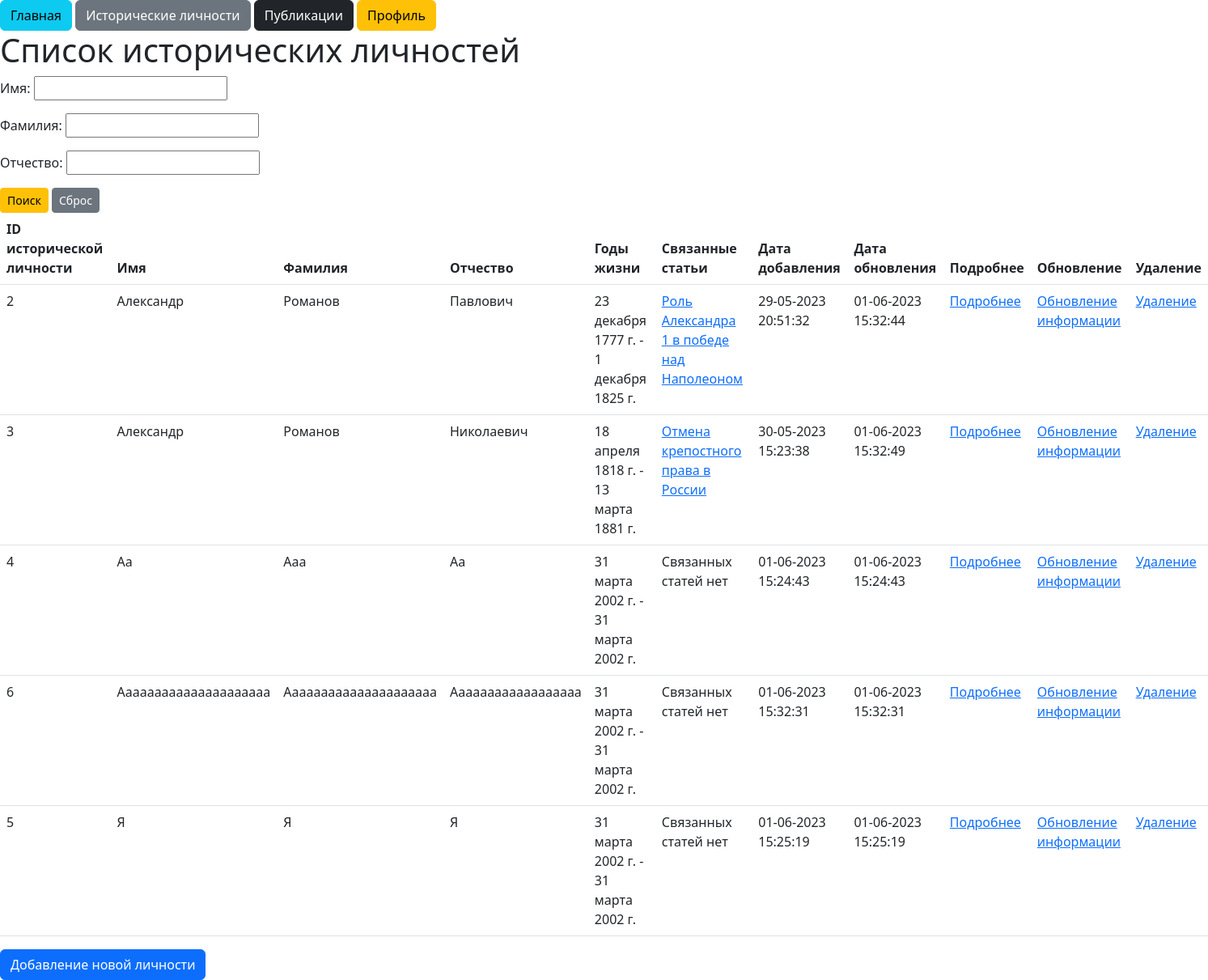
The page /persons/ (signed in) on the database its author committed.
### core/models.py (models this page shows, shortened)
class Person(models.Model):
    surname = models.CharField(max_length=255, verbose_name='Фамилия', )
    name = models.CharField(max_length=255, verbose_name='Имя', )
    patronymic = models.CharField(max_length=255, verbose_name='Отчество', blank=True, )
    birthday = models.DateField(verbose_name='Дата рождения', null=True, )
    deathday = models.DateField(verbose_name='Дата смерти', blank=True, null=True)
    photo = models.ImageField(upload_to='photos/%Y/%m/%d/', verbose_name='Фотография личности', blank=True, )
    bio = models.TextField(verbose_name='Текст публикации', blank=True, )
    time_publish = models.DateTimeField(auto_now_add=True, verbose_name='Дата публикации', null=True, )
    time_update = models.DateTimeField(auto_now=True, verbose_name='Дата обновления', null=True, )
    class Meta:
        ordering = ["surname"]
        verbose_name = "Историческая личность"

class Publication(models.Model):
    title = models.CharField(max_length=255, verbose_name='Название публикации')
    content = models.TextField(verbose_name='Текст публикации', )
    theme = models.ForeignKey(Themes, on_delete=models.PROTECT, verbose_name='Тема публикации',
                              related_name='publication', )
    category = models.ForeignKey(Categories, on_delete=models.PROTECT, verbose_name='Категория публикации',
                                 related_name='publication', )
    person = models.ManyToManyField(Person, verbose_name='Связанные личности',
                                    related_name='publication', )
    year_start = models.DateField(verbose_name='Дата начала события или первого появления вещи', )
    year_end = models.DateField(verbose_name='Дата окончания события', )
    time_publish = models.DateTimeField(auto_now_add=True, verbose_name='Дата публикации', )
    time_update = models.DateTimeField(auto_now=True, verbose_name='Дата обновления', )
    photo = models.ImageField(upload_to='photos/%Y/%m/%d/', verbose_name='Фото события или вещи', blank=True, )
    is_published = models.BooleanField(default=True, )
    def __str__(self):
        return f"{self.title}"
    class Meta:
        ordering = ["-time_publish"]
        verbose_name = "Публикация"

### core/views.py (the view)
# urls.py: path('persons/', views.PersonList.as_view(), name='persons'),
class PersonList(TitleMixin, ListView):
    model = models.Person
    template_name = 'core/person_list.html'
    context_object_name = 'persons'
    title = 'Список личностей'
    def get_filters(self):
        return filters.PersonSearch(self.request.GET)
    def get_queryset(self):
        return self.get_filters().qs
    def get_context_data(self, **kwargs):
        context = super().get_context_data(**kwargs)
        context['filter'] = self.get_filters()
        return context

### core/datatools/index.py (called while the page is built)
    def get_title(self):
        return self.title

    def get_context_data(self, **kwargs):
        context = super().get_context_data(**kwargs)
        context["title"] = self.get_title()
        return context

### core/templates/core/person_list.html (shortened to what this page needs)
{% extends 'core/base.html' %}
{% block content %}
    {% if request.user.is_authenticated %}
        <h1>Список исторических личностей</h1>
        <form method="GET">
            {{ filter.form.as_p }}
            <button class="btn btn-warning btn-sm" type="submit" role="button">Поиск</button>
            <a class="btn btn-secondary btn-sm" href="{% url 'core:persons' %}" role="button">Сброс</a>
        </form>
        <table class="table">
            <thead>
            <tr>
                {% if request.user.is_superuser %}
                    <th scope="col">ID исторической личности</th>
                {% endif %}
                <th scope="col">Имя</th>
                <th scope="col">Фамилия</th>
                <th scope="col">Отчество</th>
                <th scope="col">Годы жизни</th>
                <th scope="col">Связанные статьи</th>
                <th scope="col">Дата добавления</th>
                <th scope="col">Дата обновления</th>
                <th scope="col">Подробнее</th>
                {% if request.user.is_superuser %}
                    <th scope="col">Обновление</th>
                    <th scope="col">Удаление</th>
                {% endif %}
            </tr>
            </thead>
            {% for person in persons %}
                <tbody>
                <tr>
                    {% if request.user.is_superuser %}
                        <td>{{ person.pk }}</td>
                    {% endif %}
                    <td>{{ person.name.title }}</td>
                    <td>{{ person.surname.title }}</td>
                    <td>{{ person.patronymic.title }}</td>
                    <td>{{ person.birthday }} - {{ person.deathday }}</td>
                    {% for publication in person.publication.all %}
                        <td><a href="{% url 'core:publication_detail' publication.pk %}" role="button"> {{ publication }}</a></td>
                    {% empty %}
                        <td>Связанных статей нет</td>
                    {% endfor %}
                    <td>{{ person.time_publish|date:"d-m-Y H:i:s" }}</td>
                    <td>{{ person.time_update|date:"d-m-Y H:i:s" }}</td>
                    <td><a href="{% url 'core:person_detail' person.pk %}" role="button">Подробнее</a></td>
                    {% if request.user.is_superuser %}
                        <td><a href="{% url 'core:person_update' person.pk %}" role="button">Обновление информации</a>
                        </td>
                        <td><a href="{% url 'core:person_delete' person.pk %}" role="button">Удаление</a>
                        </td>
                    {% endif %}
                </tr>
                </tbody>
            {% empty %}
                <h3>Список пуст</h3>
            {% endfor %}
        </table>
        {% if request.user.is_superuser %}
            <a class="btn btn-primary" href="{% url 'core:person_create' %}" role="button">Добавление новой личности</a>
        {% endif %}
    {% endif %}
{% endblock %}

### rows shown on the page
Person: pk "2", name "Александр", surname "Романов", patronymic "Павлович", birthday "23 декабря 1777 г.", deathday "1 декабря 1825 г.", time_publish "29-05-2023 20:51:32", time_update "01-06-2023 15:32:44"
Publication: title "Роль Александра 1 в победе над Наполеоном"
Person: pk "3", name "Александр", surname "Романов", patronymic "Николаевич", birthday "18 апреля 1818 г.", deathday "13 марта 1881 г.", time_publish "30-05-2023 15:23:38", time_update "01-06-2023 15:32:49"
Publication: title "Отмена крепостного права в России"
Person: pk "4", name "Аа", surname "Ааа", patronymic "Аа", birthday "31 марта 2002 г.", deathday "31 марта 2002 г.", time_publish "01-06-2023 15:24:43", time_update "01-06-2023 15:24:43"
Person: pk "6", name "Ааааааааааааааааааааа", surname "Ааааааааааааааааааааа", patronymic "Аааааааааааааааааа", birthday "31 марта 2002 г.", deathday "31 марта 2002 г.", time_publish "01-06-2023 15:32:31", time_update "01-06-2023 15:32:31"
Person: pk "5", name "Я", surname "Я", patronymic "Я", birthday "31 марта 2002 г.", deathday "31 марта 2002 г.", time_publish "01-06-2023 15:25:19", time_update "01-06-2023 15:25:19"
